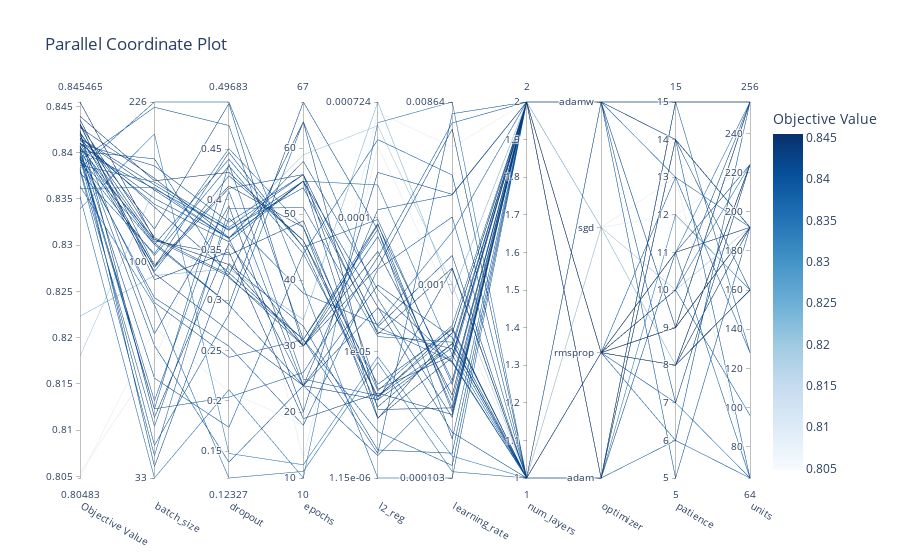

Notebook source saved alongside this figure:
### Code cell
visualizations['parallel_coordinate']
